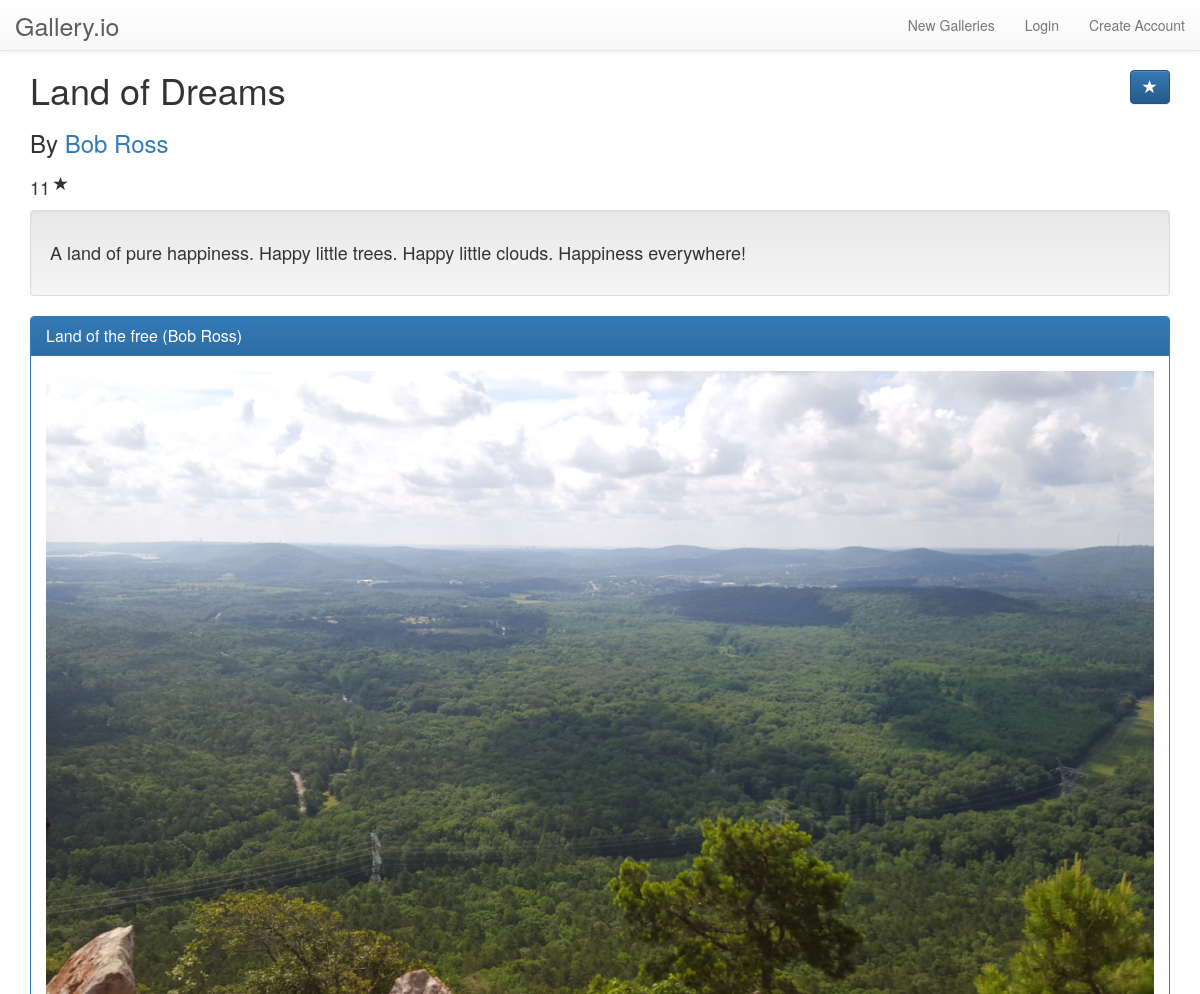
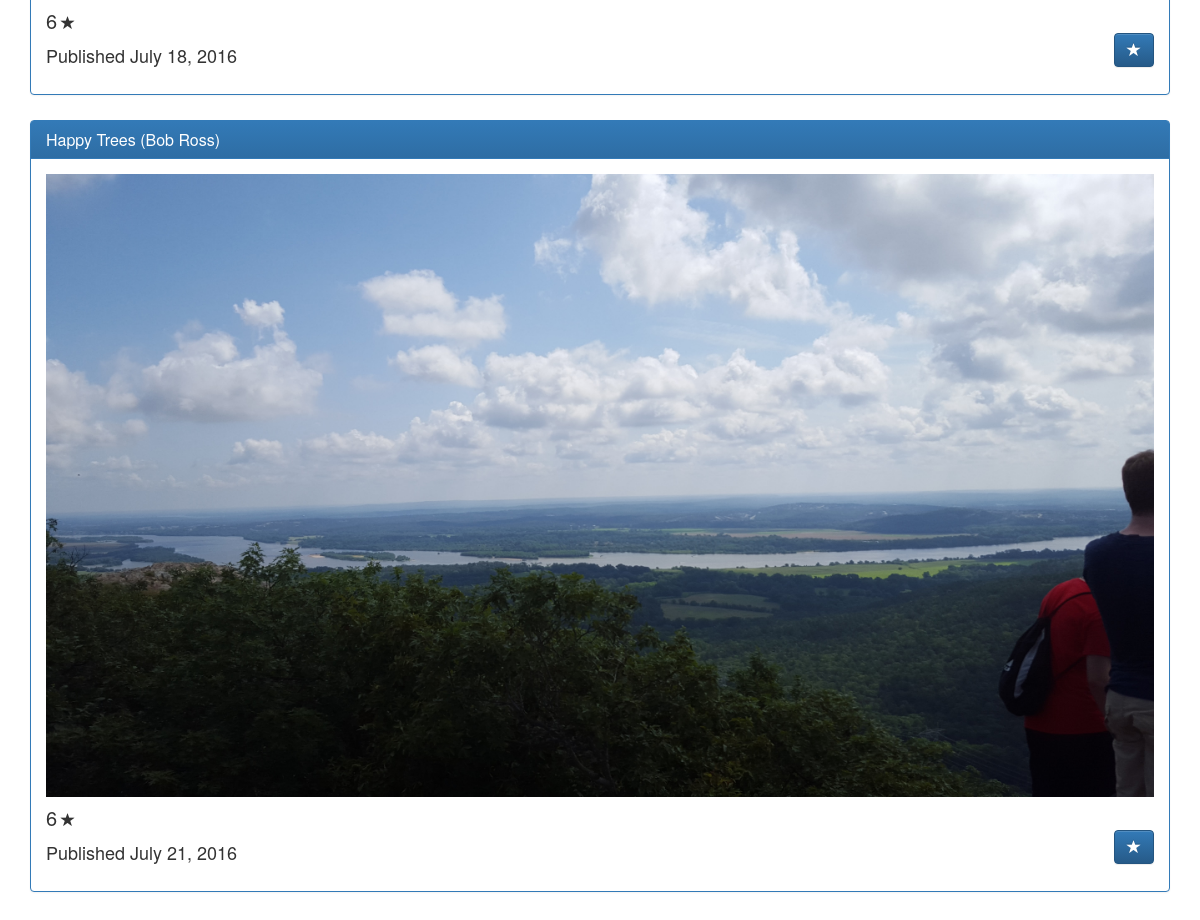
Page /gallery/2/ on the committed database (2 pictures, top to bottom).
### showcase/models.py (models this page shows, shortened)
class Gallery(models.Model):
    name = models.CharField(max_length=200, default='')
    artist = models.CharField(max_length=100, default='')
    pub_date = models.DateField('date published', default=timezone.now)
    description = models.TextField(max_length=1000, default='')
    rating = models.IntegerField(default=0)

class ArtPiece(models.Model):
    title = models.CharField(max_length=200)
    pub_date = models.DateField('date published', default=timezone.now)
    image = models.ImageField()
    artist = models.CharField(max_length=100)
    gallery = models.ForeignKey('Gallery', on_delete=models.CASCADE)
    stars = models.IntegerField(default=0)
    description = models.TextField(max_length=1000, default='')

### showcase/views.py (the view)
# urls.py: url(r'^gallery/(?P<gallery_id>[0-9]+)/$', views.gallery, name='gallery'),
def gallery(request, gallery_id):
    gallery = get_object_or_404(Gallery, pk=gallery_id)
    context = {
        'gallery': gallery,
        'title': gallery.name,
        'stars_range': range(int(gallery.rating)),
    }
    return render(request, 'showcase/gallery.html', context)

### showcase/templates/showcase/gallery.html (shortened to what this page needs)
{% extends "showcase/base.html" %}
{% block content %}
  <div class="gallery">
    <h1 class="gallery-title">
      {{ gallery.name }}
      <form id="rate-form" action="{% url 'showcase:star_gallery' gallery.id %}" method="post" class="rate-form">
        <button type="submit" class="btn btn-primary pull-right" id="starBtn" value="star">
            <span class="glyphicon glyphicon-star" aria-hidden="true"></span>
        </button>
      </form>
    </h1>
    <h3>By <a href="#">{{ gallery.artist }}</a></h3>
    <div class="gallery-rating">
        <h4>{{ gallery.rating }}</h4>
        <span class="glyphicon glyphicon-star" aria-hidden="true"></span>
    </div>
    {% if gallery.description %}
      <div class="well">
        <p class="gallery-description">
          {{ gallery.description }}
        </p>
      </div>
    {% endif %}
    {% for image in gallery.artpiece_set.all %}
      <div class="panel panel-primary gallery-item">
        <div class="panel-heading">
          <h2 class="panel-title">{{ image.title }} ({{ image.artist }})</h2>
        </div>
        <div class="panel-body">
          <a href="{% url 'showcase:art' image.id %}">
            <img src="{{ image.image.url }}" alt="{{ image.title }}" class="img-responsive"/>
          </a>
          <div class="art-rating">
              <h4>{{ image.stars }}</h4>
              <span class="glyphicon glyphicon-star" aria-hidden="true"></span>
          </div>
          <form id="rate-form" action="{% url 'showcase:star_art' image.id %}" method="post" class="rate-form rate-form-embedded">
            <button type="submit" class="btn btn-primary pull-right" id="starBtn" value="star">
              <span class="glyphicon glyphicon-star" aria-hidden="true"></span>
            </button>
          </form>
          <p class="pub-date">Published {{ image.pub_date }}</p>
        </div>
      </div>
    {% endfor %}
  </div>
{% endblock content %}

### showcase/static/showcase/style.css (style rules this page uses)
.gallery-description { font-size: 18px; vertical-align: middle; padding-top: 10px; }
.gallery h3 { margin-bottom: 20px; }
.gallery-item h4 { font-size: 20px; text-align: center; }
.gallery-item { margin-bottom: 25px; }
.gallery-title * { display: inline; }
.gallery-title form { text-align: right; }
.gallery-rating { vertical-align: middle; padding-bottom: 10px; }
.gallery-rating span { margin-bottom: 10px; vertical-align: middle; }
.gallery-rating h4 { text-align: left; display: inline; vertical-align: middle; }
.art-rating { margin-top: 10px; }
.art-rating h4 { display: inline; text-align: left; }
.rate-form-embedded { text-align: right; }
.pub-date { padding-top: 10px; font-size: 18px; }
body { padding-bottom: 50px; }

### rows in the picture
Gallery: name "Land of Dreams", artist "Bob Ross", rating "11", description "A land of pure happiness. Happy little trees. Happy little clouds. Happiness everywhere!"
ArtPiece: title "Land of the free", artist "Bob Ross", image (picture), stars "6", pub_date "July 18, 2016"
ArtPiece: title "Happy Trees", artist "Bob Ross", image (picture), stars "6", pub_date "July 21, 2016"
